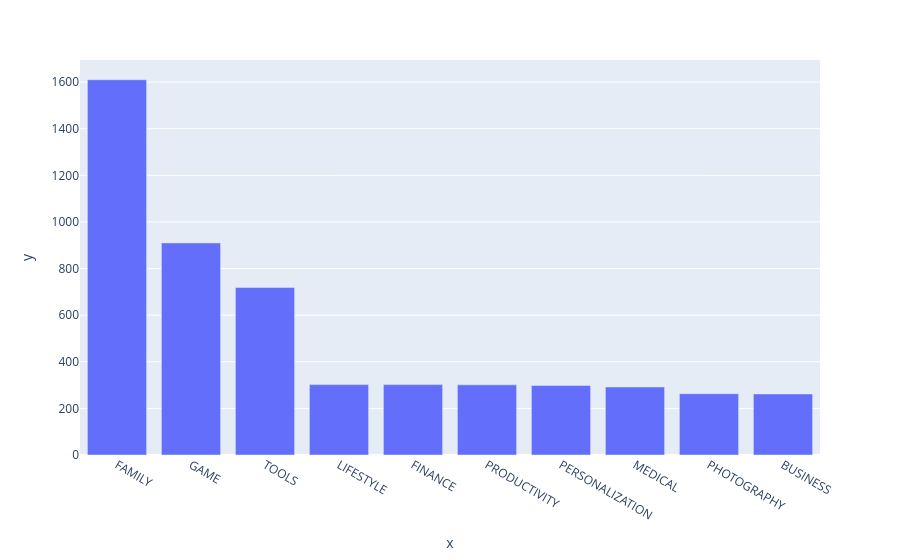

Write notebook code for a chart like this one.
### Code cell
bar = px.bar(x=top_10_category.index,
             y=top_10_category.values)
bar.show()

### Figure 1 — Plotly figure (JSON) as saved in the notebook; plotly's stock layout.template omitted (floating-point values rounded to 4 significant figures)
{"data": [{"hovertemplate": "x=%{x}<br>y=%{y}<extra></extra>", "legendgroup": "", "marker": {"color": "#636efa", "pattern": {"shape": ""}}, "name": "", "orientation": "v", "showlegend": false, "textposition": "auto", "x": ["FAMILY", "GAME", "TOOLS", "LIFESTYLE", "FINANCE", "PRODUCTIVITY", "PERSONALIZATION", "MEDICAL", "PHOTOGRAPHY", "BUSINESS"], "xaxis": "x", "y": [1610, 910, 719, 302, 302, 301, 298, 292, 263, 262], "yaxis": "y", "type": "bar"}], "layout": {"xaxis": {"anchor": "y", "domain": [0.0, 1.0], "title": {"text": "x"}}, "yaxis": {"anchor": "x", "domain": [0.0, 1.0], "title": {"text": "y"}}, "legend": {"tracegroupgap": 0}, "margin": {"t": 60}, "barmode": "relative"}}
